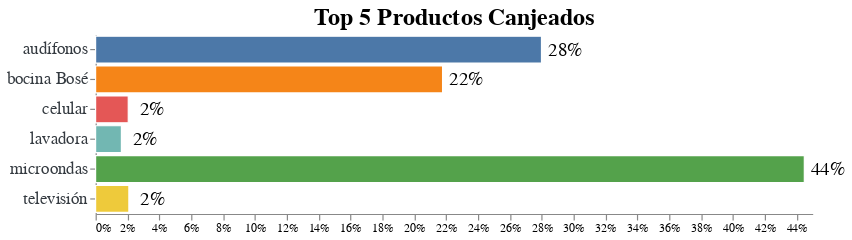

The notebook cell this image was saved under:
### Code cell
bars = alt.Chart(canjeprod_count).mark_bar(stroke = "white").encode(
    x= alt.X("percent:Q", 
        title = "", 
        axis = alt.Axis(format='.0%', grid = False, )),
    y= alt.Y("canjes producto:O", 
        title="",
        axis = alt.Axis(labelAngle=0, labelFontSize=14, labelColor= "#343a40", labelFont="Arial") ),    
    tooltip = [alt.Tooltip('count', title = 'Count' ), alt.Tooltip ('canjes producto:O',title = 'canjes producto' ) , alt.Tooltip('percent:Q', format='.1%', title = 'Percent' )],
    color=alt.Color(field="canjes producto", type="nominal",legend=None ))

text = bars.mark_text(
    dx=+20,
    size=16,
    fill = "black",
).encode(text= alt.Text('percent:Q', format='.0%'))

(bars + text).properties(
    title = f"Top 5 Productos Canjeados",
    width = 600,
    height= 150,
).configure_title(
    fontSize = 20,
    font = "Arial",
).configure_view(
    strokeWidth = 0,)

### Figure 1 — Vega-Lite specification as saved in the notebook (floating-point values rounded to 4 significant figures)
{"config": {"view": {"continuousWidth": 400, "continuousHeight": 300, "strokeWidth": 0}, "title": {"font": "Arial", "fontSize": 20}}, "layer": [{"mark": {"type": "bar", "stroke": "white"}, "encoding": {"color": {"field": "canjes producto", "legend": null, "type": "nominal"}, "tooltip": [{"field": "count", "title": "Count", "type": "quantitative"}, {"field": "canjes producto", "title": "canjes producto", "type": "ordinal"}, {"field": "percent", "format": ".1%", "title": "Percent", "type": "quantitative"}], "x": {"axis": {"format": ".0%", "grid": false}, "field": "percent", "title": "", "type": "quantitative"}, "y": {"axis": {"labelAngle": 0, "labelColor": "#343a40", "labelFont": "Arial", "labelFontSize": 14}, "field": "canjes producto", "title": "", "type": "ordinal"}}}, {"mark": {"type": "text", "dx": 20, "fill": "black", "size": 16}, "encoding": {"color": {"field": "canjes producto", "legend": null, "type": "nominal"}, "text": {"field": "percent", "format": ".0%", "type": "quantitative"}, "tooltip": [{"field": "count", "title": "Count", "type": "quantitative"}, {"field": "canjes producto", "title": "canjes producto", "type": "ordinal"}, {"field": "percent", "format": ".1%", "title": "Percent", "type": "quantitative"}], "x": {"axis": {"format": ".0%", "grid": false}, "field": "percent", "title": "", "type": "quantitative"}, "y": {"axis": {"labelAngle": 0, "labelColor": "#343a40", "labelFont": "Arial", "labelFontSize": 14}, "field": "canjes producto", "title": "", "type": "ordinal"}}}], "data": {"name": "data-fb8f402a0a863ade8a2d28d3376fc06b"}, "height": 150, "title": "Top 5 Productos Canjeados", "width": 600, "$schema": "https://vega.github.io/schema/vega-lite/v4.17.0.json", "datasets": {"data-fb8f402a0a863ade8a2d28d3376fc06b": [{"canjes producto": "microondas", "count": 4557, "percent": 0.4448}, {"canjes producto": "audífonos", "count": 2867, "percent": 0.2798}, {"canjes producto": "bocina Bosé", "count": 2231, "percent": 0.2178}, {"canjes producto": "televisión", "count": 214, "percent": 0.02089}, {"canjes producto": "celular", "count": 210, "percent": 0.0205}, {"canjes producto": "lavadora", "count": 166, "percent": 0.0162}]}}
